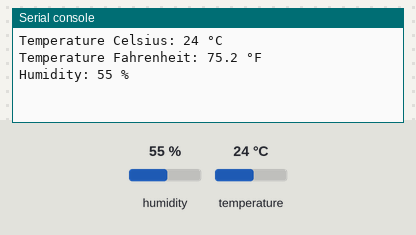
A program run on a simulated Raspberry Pi Pico running MicroPython. On the bench: the last lines printed to the serial console. The test bench sets the inputs (shaded band); at power-on: humidity 55 %, temperature 24 °C.

Above: at 1.2 s.
1.3 s: humidity set to 22 %
At 3.8 s:
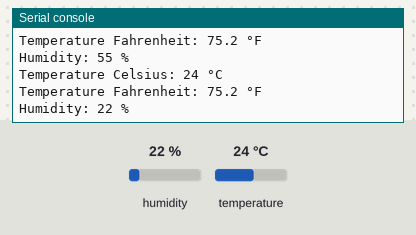
5.2 s: temperature set to 12 °C
At 6.9 s:
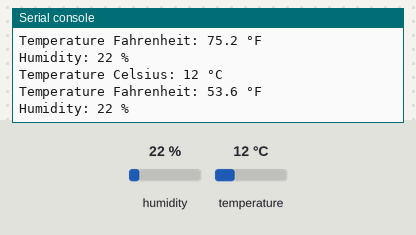
9.1 s: humidity set to 40 %
At 13.2 s:
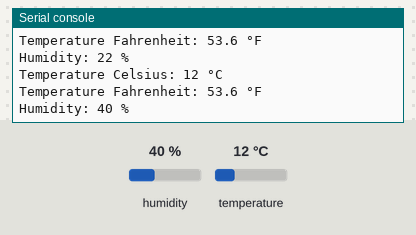
Timing chart, 0 to 14.7 s (numbered marks = the images above; inputs shaded):
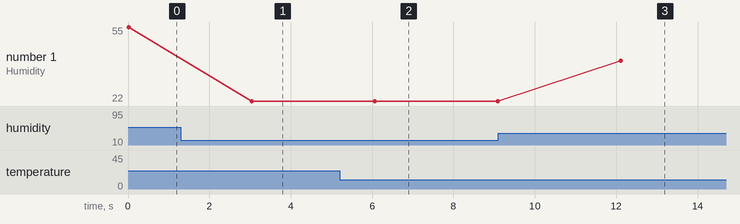

The program:

main_dht11.py
```python
# Author: Andrei Pârv
# Source: https://github.com/andreip024/raspbery-pi-pico-micropython

from machine import Pin
import utime as time
import dht


# Convert a temperature from Celsius to Fahrenheit
def celsius_to_fahrenheit(celsius):
    return (celsius * 9/5) + 32

# Setup wiring pins
data_pin = 4

# Initialize DHT11 sensor
sensor_dht11 = dht.DHT11(machine.Pin(data_pin))

while True:
    sensor_dht11.measure()

    temperature_celsius_value = sensor_dht11.temperature()
    temperature_fahrenheit_value = celsius_to_fahrenheit(temperature_celsius_value)
    humidity_value = sensor_dht11.humidity()

    print("Temperature Celsius:", temperature_celsius_value, "°C")
    print("Temperature Fahrenheit:", temperature_fahrenheit_value, "°F")
    print("Humidity:", humidity_value, "%")

    time.sleep(3)
```

Measured:
- after the input at 1.3 s, the serial console: prints a new line after 1.7 s (image 1)
- after the input at 5.2 s, the serial console: prints a new line after 0.87 s (image 2)
- after the input at 9.1 s, the serial console: prints a new line after 3.0 s (image 3)
- plotted number 1: 55 → 22 after the input at 1.3 s, 22 → 40 after the input at 9.1 s
